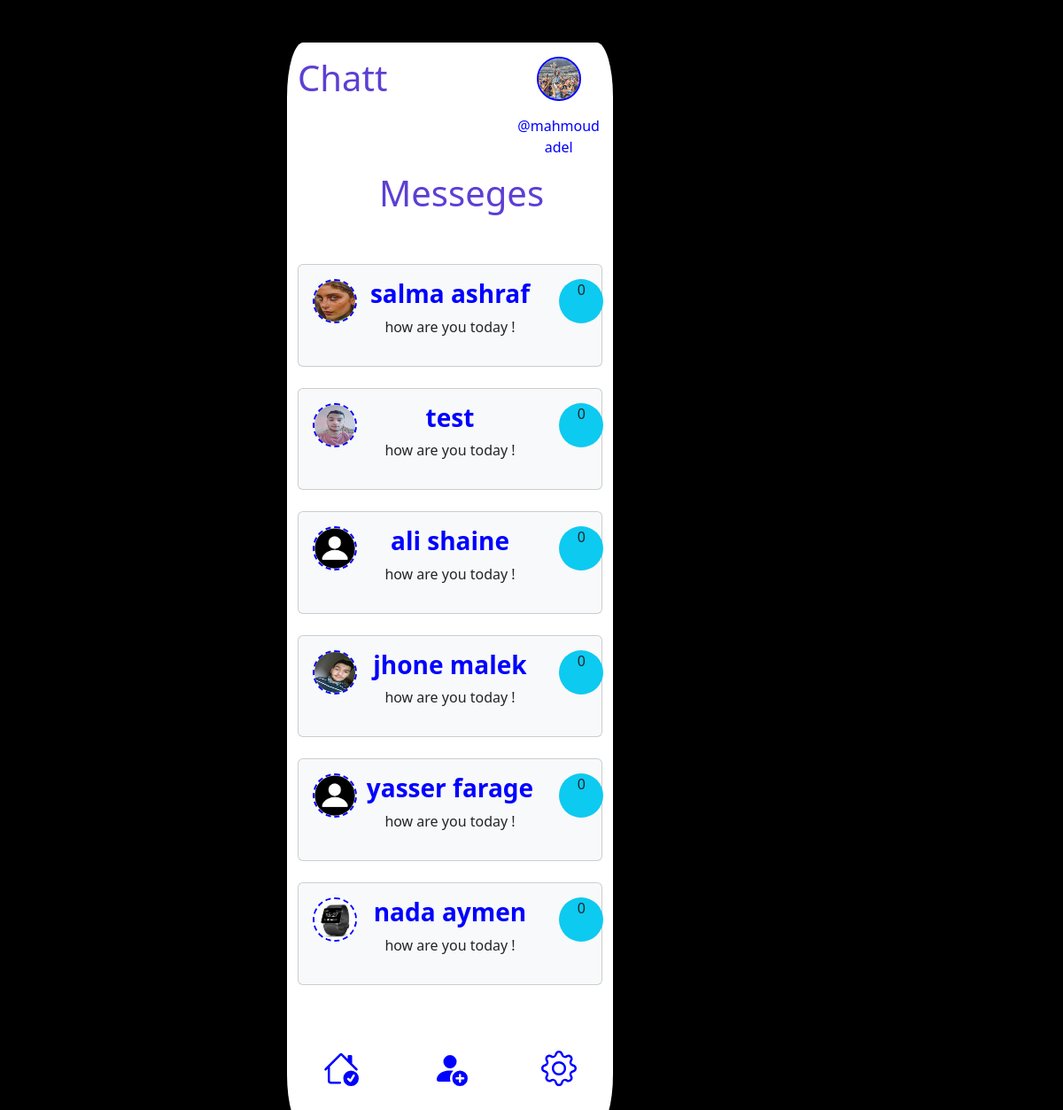
Screenshot of / (signed in) with the database file from the repository.
### chattapp/models.py (models this page shows)
class Profile(models.Model):
    user = models.OneToOneField(User, on_delete=models.CASCADE)
    name = models.CharField(max_length=100)
    profileimg = models.ImageField(
        upload_to='profile', default='noprofile.png')
    friends = models.ManyToManyField('Friend', related_name="my_friends")
    def __str__(self):
        return self.name
    class Meta:
        verbose_name = 'Profile'
        verbose_name_plural = 'Profiles'

class Friend(models.Model):
    profile = models.OneToOneField(Profile, on_delete=models.CASCADE)
    class Meta:
        verbose_name = "friend"
        verbose_name_plural = "friends"
    def __str__(self):
        return self.profile.name

### chattapp/views.py (the view)
# urls.py: path('', views.index, name='index'),
def index(request):
    user = request.user.profile
    friends = user.friends.all()
    data = {'user': user, 'friends': friends}
    return render(request, 'index.html', data)

### templates/index.html (shortened to what this page needs)
<!doctype html>
{% load static %}
<html lang="en" data-bs-theme="auto">
  <head><script src="{% static 'assets/js/color-modes.js' %}"></script>
    <link rel="stylesheet" href="https://cdn.jsdelivr.net/npm/@docsearch/css@3">
<link href="{% static 'assets/dist/css/bootstrap.min.css' %}" rel="stylesheet">
  </head>
  <body >
   <div class="m-5">
    <div class="container text-center">
        <div class="row ">
            <div class="col-md-4 offset-md-3 "  style="border-radius: 5%; background-color:#fff;">
                <div class="row mt-3">
                    <div class="col-md-4"> <h1>Chatt<h1></div>
                    <div class="col-md-4 offset-md-4">
                        <p>  <a href="{{user.profileimg.url}}"><img src="{{user.profileimg.url}}" height="50" width="50"
                          style="border-radius: 50%; border:2px solid blue;"
                          /></a></p>
                        <p> <a href="/">@{{user}} </a> </p>
                    </div>
                  </div>
                  <div class="row">
                    <div class="col-md-6 offset-md-3 mb-5"><h1>Messeges<h1></div>
                  </div>
                  {% for  friend in friends  %}
                  <div class="card bg-light " >
                    <div class="card-body">
                  <div class="row ">
                    <div class="col-md-2 ">
                      <a href="{{friend.profile.profileimg.url}}">
                      <img src="{{friend.profile.profileimg.url}}" height="50" width="50"
                      style="border-radius: 50%; border:2px dashed blue;"
                      />
                      </a>
                    </div>
                    <div class="col-md-8 ">
                      <h3><a href="{% url 'detail'  friend.id %}"><strong>{{friend}}</strong></a></h3>
                      <p class="text-dark">how are you today ! </p>
                    </div>
                    <div class="col-md-2 ">
                      <div  class="bg-info text-dark"
                      style="border-radius: 50%;  height:50px; width:50px; text-align:center;">0</div>
                    </div>
                  </div>
                </div>
            </div>
            <br>
        {% endfor %}
    <div class="row " >
      <div class="col-md-12" style="height:50px;"></div>
    </div>
    <div class="row align-items-end mb-5">
        <div class="col-md-4">
          <a href="/">
            </a>
        </div>
        <div class="col-md-4">
          <a href="/">
            </a>
        </div>
        <div class="col-md-4">
           <a href="/">
            </a>
        </div>
      </div>
            </div>
          </div>
        </div>
    </div>
    </body>
</html>

### templates/index.html (style rules this page uses)
body { background-color:#000; }
a { text-decoration: none; color:blue; }
h1 { color:#5D3FD3; }

### rows the page displays
Profile: profileimg (picture), name "mahmoud adel"
Friend: profile.profileimg (picture), profile.name "salma ashraf"
Friend: profile.profileimg (picture), profile.name "test"
Friend: profile.profileimg (picture), profile.name "ali shaine"
Friend: profile.profileimg (picture), profile.name "jhone malek"
Friend: profile.profileimg (picture), profile.name "yasser farage"
Friend: profile.profileimg (picture), profile.name "nada aymen"
